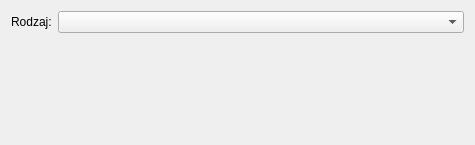
<?xml version="1.0" encoding="UTF-8"?>
<ui version="4.0">
 <class>Form</class>
 <widget class="QWidget" name="Form">
  <property name="geometry">
   <rect>
    <x>0</x>
    <y>0</y>
    <width>475</width>
    <height>145</height>
   </rect>
  </property>
  <property name="sizePolicy">
   <sizepolicy hsizetype="Expanding" vsizetype="Expanding">
    <horstretch>0</horstretch>
    <verstretch>0</verstretch>
   </sizepolicy>
  </property>
  <property name="windowTitle">
   <string>Form</string>
  </property>
  <layout class="QVBoxLayout" name="verticalLayout_2">
   <item>
    <layout class="QHBoxLayout" name="h_layout">
     <item>
      <widget class="QLabel" name="label">
       <property name="text">
        <string>Rodzaj:</string>
       </property>
      </widget>
     </item>
     <item>
      <widget class="QComboBox" name="cmbBackends">
       <property name="sizePolicy">
        <sizepolicy hsizetype="MinimumExpanding" vsizetype="Fixed">
         <horstretch>0</horstretch>
         <verstretch>0</verstretch>
        </sizepolicy>
       </property>
      </widget>
     </item>
    </layout>
   </item>
   <item>
    <widget class="QLabel" name="lblDescription">
     <property name="text">
      <string/>
     </property>
    </widget>
   </item>
  </layout>
 </widget>
 <resources/>
 <connections/>
</ui>
